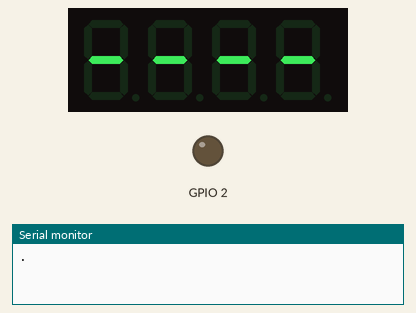
This sketch was run on a simulated ESP8266 (NodeMCU). Shown: 4-digit seven-segment display, output pins drawn as LEDs (lit = HIGH), the last lines printed to the serial monitor. WiFi joins after 1.5 s; servers stay silent unless stated.

Above: at 1.1 s.
At 2.1 s:
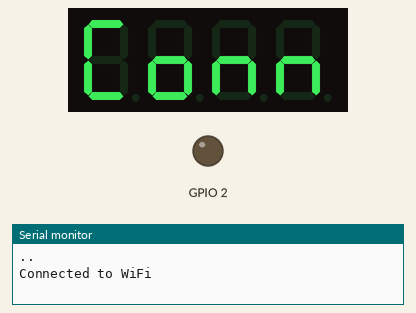

The sketch:

ESL_WL_v1.0.ino
```cpp
#include <ESP8266WiFi.h>
#include <ESP8266HTTPClient.h>
#include <TM1637Display.h>

// Replace these with your network credentials
const char* ssid = "Vineeth";
const char* password = "iron7613";

// Google Apps Script web app URL
const char* googleSheetsUrl = "https://script.google.com/macros/s/AKfycbzTyba3guJF3XS27RPacUjBvImmjMX7sG4njanbeDOGit_2Vc8bhraHheNV9Y3xwsFd/exec";

// Display connected to GPIO 16 (CLK) and GPIO 14 (DIO)
TM1637Display display(16, 14);

void setup() {
  Serial.begin(115200);

  // Initialize the TM1637 display
  display.setBrightness(0x0f);
  pinMode(2, OUTPUT);
  digitalWrite(2, LOW);

  // Connect to WiFi
  WiFi.begin(ssid, password);
  while (WiFi.status() != WL_CONNECTED)
  {
    delay(1000);
    Serial.print(".");
    displayDashes();
  }
  Serial.println("\nConnected to WiFi");
  displayCONN();
}

void loop()

{
  if (WiFi.status() == WL_CONNECTED) {
    WiFiClientSecure client;  // Use WiFiClientSecure for HTTPS
    client.setInsecure();  // Disable SSL certificate validation

    HTTPClient http;
    String currentUrl = googleSheetsUrl;
    bool redirecting = true;

    while (redirecting) {
      http.begin(client, currentUrl);  // Use client with the URL
      http.setFollowRedirects(HTTPC_STRICT_FOLLOW_REDIRECTS); // Follow redirects
      //http.setTimeout(15000);  // Increase timeout if needed

      int httpCode = http.GET();

      if (httpCode == HTTP_CODE_MOVED_PERMANENTLY || httpCode == HTTP_CODE_FOUND)
      {
        // Handle redirect
        String redirectUrl = http.getLocation();  // Get the redirect URL
        Serial.println("Redirected to: " + redirectUrl);

        if (redirectUrl.length() == 0)
        {
          Serial.println("Error: No redirect location provided.");
          displayError();
          break;
        }

        currentUrl = redirectUrl;  // Set the current URL to the new redirected URL
        http.end();  // Close the connection before starting a new one
        delay(100);
      }
      else
      {
        // No more redirects; print the response
        Serial.print("HTTP Response Code: ");
        Serial.println(httpCode);

        if (httpCode > 0)
        {
          String payload = http.getString();
          Serial.println("Response: " + payload);

          // Assume payload is a comma-separated string of numbers (8 in total)
          // Example: "1234,5678,9101,1121,3141,5161,7181,9201"
          int data[8];
          int index = 0;
          char* token = strtok(&payload[0], ",");
          while (token != NULL && index < 8)
          {
            data[index++] = atoi(token);
            token = strtok(NULL, ",");
          }

          // Display only the first number on the TM1637 display
          display.showNumberDec(data[0]);
        } else {
          Serial.println("Failed to retrieve data");
        }

        // Stop the redirection loop
        redirecting = false;
      }
    }

    http.end();  // Close the connection
  }
  else
  {
    Serial.println("WiFi not connected");
    displayError();
  }

  delay(5000);  // Update every 5 seconds
}

// Function to display "Err" on the TM1637 display
void displayError() {
  // Segments for displaying "Err"
  uint8_t Err[] = {
    0b01111001,  // 'E'
    0b01010000,  // 'r'
    0b01010000,  // 'r'
    0b00000000   // Blank or you can leave it off
  };

  // Show "Err" on the display
  display.setSegments(Err);
}

// Function to display "CONN" on the TM1637 display
void displayCONN()
{
  // Segments for displaying "CONN"
  uint8_t CONN[] =
  {
    0b00111001,  // 'C' -> Segments: a, d, e, f
    0b01011100,  // 'o' -> Segments: e, d, c, g
    0b01010100,  // 'n'
    0b01010100   // 'n'
  };

  // Show "CONN" on the display
  display.setSegments(CONN);
}

// Function to display "----" on the TM1637 display
void displayDashes() {
  // Segments for displaying "----"
  uint8_t dashes[] = {
    0b01000000,  // '-'
    0b01000000,  // '-'
    0b01000000,  // '-'
    0b01000000   // '-'
  };

  // Show "----" on the display
  display.setSegments(dashes);
}
```

Measured:
- what the display in image 0 shows lasts 1.1 s, from 1.0 s to 2.1 s
